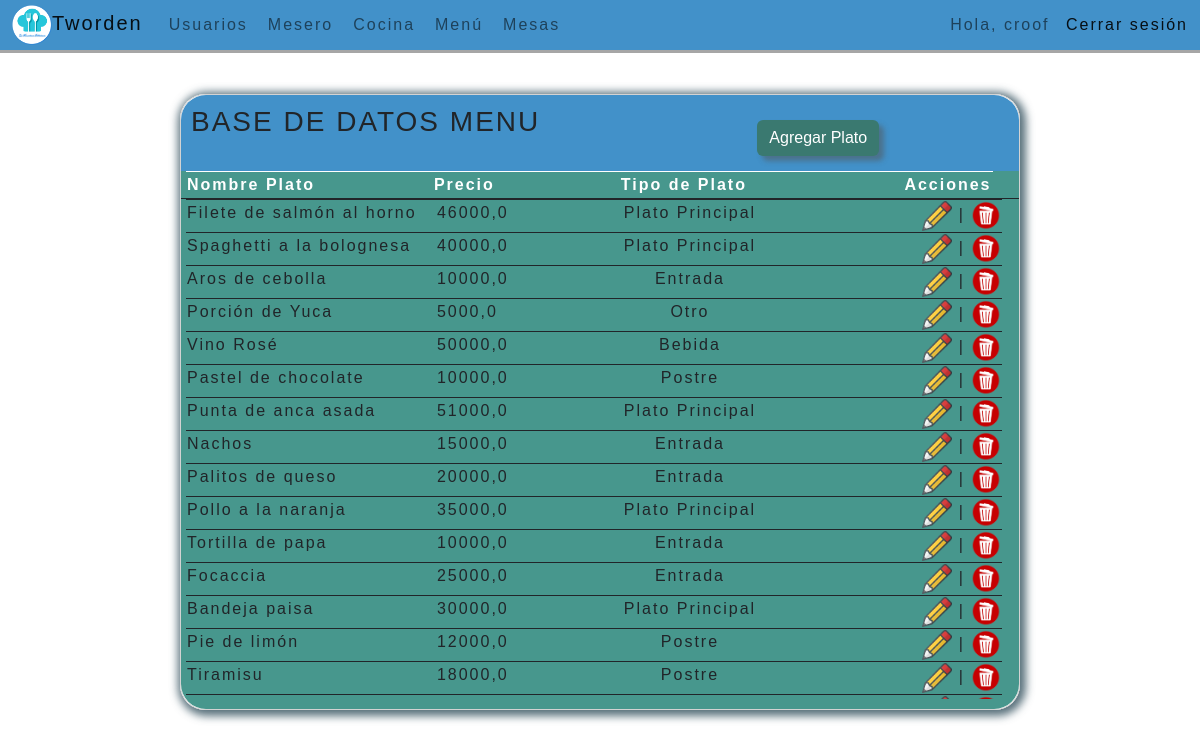
Screenshot of /menu.html (signed in) with the database file from the repository.
### paginas/models.py (models this page shows, shortened)
class Menu(models.Model):
    id = models.AutoField(primary_key=True)
    nombre_plato= models.CharField(max_length=155, blank=False, null=False)
    precio= models.FloatField(null=False, blank=False)
    descripcion= models.TextField(max_length=255, blank=True, null=True)
    tipo_plato= models.CharField (
        max_length=50,
        choices=[('Entrada', 'Entrada'), ('Plato Principal', 'Plato Principal'), ('Postre', 'Postre'), ('Bebida', 'Bebida'), ('Otro', 'Otro')]
    )

### paginas/views.py (the view)
# urls.py: path('menu.html', views.menu, name='menu'),
@login_required(login_url='/accounts/login/')
def menu(request):
    platos = Menu.objects.all()
    context = {'platos': platos}
    return render(request,'menu.html', context)

### paginas/templates/menu.html (shortened to what this page needs)
{% extends "base.html" %}
{% block contenido %}
{% load static %}
<br><br><br><br><br><br>
<div class="tarjeta1">
    <div class="titulo table-title">
        <div  class="row">
            <div class="col-sm-8">
                <h3> BASE DE DATOS MENU </h3>
            </div>
            <div class="col-sm-4">
                <a href="crear-plato.html">
                    <button type="submit" class="btn btn-primary">Agregar Plato</button>
                </a>
            </div>
        </div>
    </div>
    <table class="table1 table-borderless">
        <thead class="thead1">
        <tr class="tr1">
            <th class="th1 table-dark" >Nombre Plato</th>
            <th class="th2 table-dark" >Precio</th>
            <th class="th3 table-dark" >Tipo de Plato</th>
            <th class="th4 table-dark" >Acciones</th>
        </tr>
        </thead>
        <tbody  class="tbody1">
            {%for plato in platos%}
            <tr class="tr1">
                <td class="td1" title="{{ plato.descripcion }}">{{plato.nombre_plato}}</td>
                <td class="td2" >{{plato.precio}}</td>
                <td class="td3" >{{plato.tipo_plato}}</td>
                <td class="td4" >
                    <a href="{% url 'editar' plato.id %}"> <img src={% static 'img/icono_lapiz.png' %} width="30" height="30" alt="Editar"></a>
                    |
                    <a href="{% url 'eliminar' plato.id %}"><img src={% static 'img/icono_borrar.png' %} width="30" height="30" alt="Editar"></a>
                </td>
            </tr>
            {%endfor%}
        </tbody>
    </table>
</div>
{% endblock %}

### paginas/templates/Base.html (shortened to what this page needs)
{% load static %}
<!DOCTYPE html>
<html lang="es">
<head>
    <link href="https://cdn.jsdelivr.net/npm/bootstrap@5.2.1/dist/css/bootstrap.min.css" rel="stylesheet">
    <link rel="stylesheet" href={% static '/CSS/base.css' %}>
    <link rel="stylesheet" href={% static '/CSS/mesas.css' %}>
    <link rel="stylesheet" href={% static '/CSS/orden.css' %}>
    <link rel="stylesheet" href={% static '/CSS/cocina.css' %}>
    <link rel="stylesheet" href={% static '/CSS/menu.css' %}>
</head>
<body>
    <header>
    <nav class="navbar fixed-top navbar-expand" style="background-color: #4291c9;">
      <div class="container-fluid">
          <a class="navbar-brand" href="ppal.html"><img src={% static 'img/logo.png' %} alt="Logo" width="40" height="40" class="d-inline-block align-text-center">Tworden</a>
          <div class="collapse navbar-collapse" id="navbarText">
            <ul class="navbar-nav me-auto mb-2 mb-lg-0">
              {% if request.user.usuario.Cargo == 'Administrador' %}
              <li class="nav-item">
                <a class="nav-link" href="admin/">Usuarios</a>
              </li>
              {% endif %}
              {% if request.user.usuario.Cargo == 'Mesero' or request.user.usuario.Cargo == 'Administrador' %}
              <li class="nav-item">
                <a class="nav-link" href="/../mesero-mesas.html">Mesero</a>
              </li>
              {% endif %}
              {% if request.user.usuario.Cargo == 'Cocinero' or request.user.usuario.Cargo == 'Administrador' %}
              <li class="nav-item">
                  <a class="nav-link" href="/../cocinero-comandas-todas.html">Cocina</a>
                </li>
                {% endif %}
              {% if request.user.usuario.Cargo == 'Administrador' %}
              <li class="nav-item">
                  <a class="nav-link" href="/../menu.html">Menú</a>
                </li>
              {% endif %}
              <li class="nav-item">
                  <a class="nav-link" href="/../login.html">Mesas</a>
                </li>
            </ul>
            <span class="navbar-text">
              {% if user.is_authenticated %}
              <a style="margin-right: 10px;"> Hola,  {{user.username}}</a>
              <a style="text-decoration: none;" href="{% url 'logout' %}"> Cerrar sesión</a>
              {% else %}
              <a href="{% url 'login' %}">iniciar sesión</a>
              {% endif %}
            </span>
          </div>
        </div>
    </nav>
    </header>
    {% block contenido %} {% endblock %}
</body>
</html>

### paginas/static/CSS/base.css (style rules this page uses)
* { margin: 0; }
html { width: 100%; height: 100% ; }
header { position: fixed; top: 0; }
body { left: 0; top: 0; width: 100%; height: 100%; background-image: url(/static/img/fondo1.jpg); background-repeat: no-repeat; background-attachment: fixed; background-size: cover; font-family:'Gill Sans', 'Gill Sans MT', Calibri, 'Trebuchet MS', sans-serif; padding: 0px; letter-spacing: 2px; font-size: 1em; }
.navbar { box-shadow: 0 3px rgba(0,0,0,0.35); max-height: 50px; }
.titulo { background: #4291c9; font-size: 24px; padding: 10px 10px 0 10px; border-radius: 25px 25px 0 0 ; }
table { border: hidden; }
.btn-primary { background: rgb(58, 121, 112); margin: 15px 5px; box-shadow: 5px 5px 5px 0 rgba(83, 83, 83, 0.5); border: none; color: rgb(255, 255, 255) }

### paginas/static/CSS/orden.css (style rules this page uses)
thead { text-align: left; }

### paginas/static/CSS/cocina.css (style rules this page uses)
li { margin: 0 2px; }

### paginas/static/CSS/menu.css (style rules this page uses)
.tarjeta1 { margin: auto; margin-top: -50px; display:flex; flex-direction:column; justify-content:space-between; width: 70%; border: 1px solid lightgray; box-shadow: 2px 2px 8px 4px rgba(46, 76, 90, 0.8); border-radius:25px; font-family: sans-serif; min-width: 450px ; }
.table1 { width: 100%; background: rgb(71, 151, 141); border-radius:0 0 25px 25px; }
.thead1, .tbody1, .tr1, .td1, .th2 .th3 .th4 .th5 { display: block; }
.tr1:after { content: ''; display: block; visibility: hidden; clear: both; }
.thead1 { width: 100%; border-bottom: solid 1px; padding-right: 15px; overflow-x: hidden; }
.tbody1 { height: 500px; overflow-y: auto; margin-bottom: 10px; margin-right: 5px; }
.tbody1 .td1, .th1 { border-top: solid 1px; margin-left: 5px; width: 30%; float: left; }
.tbody1 .td2, .th2 { border-top: solid 1px; width: 18%; float: left; }
.tbody1 .td3, .th3 { border-top: solid 1px; width: 25%; float: left; text-align: center; }
.tbody1 .td4, .th4 { border-top: solid 1px; width: 25%; float: left; text-align: right; }

### rows the page displays
Menu: nombre_plato "Filete de salmón al horno", precio "46000,0", tipo_plato "Plato Principal"
Menu: nombre_plato "Spaghetti a la bolognesa", precio "40000,0", tipo_plato "Plato Principal"
Menu: nombre_plato "Aros de cebolla", precio "10000,0", tipo_plato "Entrada"
Menu: nombre_plato "Porción de Yuca", precio "5000,0", tipo_plato "Otro"
Menu: nombre_plato "Vino Rosé", precio "50000,0", tipo_plato "Bebida"
Menu: nombre_plato "Pastel de chocolate", precio "10000,0", tipo_plato "Postre"
Menu: nombre_plato "Punta de anca asada", precio "51000,0", tipo_plato "Plato Principal"
Menu: nombre_plato "Nachos", precio "15000,0", tipo_plato "Entrada"
Menu: nombre_plato "Palitos de queso", precio "20000,0", tipo_plato "Entrada"
Menu: nombre_plato "Pollo a la naranja", precio "35000,0", tipo_plato "Plato Principal"
Menu: nombre_plato "Tortilla de papa", precio "10000,0", tipo_plato "Entrada"
Menu: nombre_plato "Focaccia", precio "25000,0", tipo_plato "Entrada"
Menu: nombre_plato "Bandeja paisa", precio "30000,0", tipo_plato "Plato Principal"
Menu: nombre_plato "Pie de limón", precio "12000,0", tipo_plato "Postre"
Menu: nombre_plato "Tiramisu", precio "18000,0", tipo_plato "Postre"

### other values shown
{{ user.username }} "croof"
